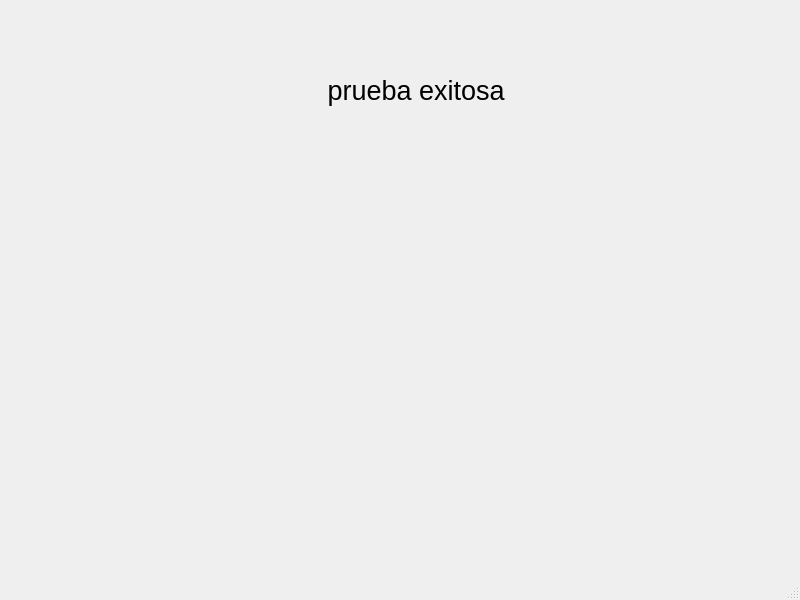
<?xml version="1.0" encoding="UTF-8"?>
<ui version="4.0">
 <class>MainWindow</class>
 <widget class="QMainWindow" name="MainWindow">
  <property name="geometry">
   <rect>
    <x>0</x>
    <y>0</y>
    <width>800</width>
    <height>600</height>
   </rect>
  </property>
  <property name="windowTitle">
   <string>MainWindow</string>
  </property>
  <widget class="QWidget" name="centralwidget">
   <widget class="QLabel" name="label">
    <property name="geometry">
     <rect>
      <x>320</x>
      <y>60</y>
      <width>251</width>
      <height>61</height>
     </rect>
    </property>
    <property name="font">
     <font>
      <pointsize>20</pointsize>
     </font>
    </property>
    <property name="text">
     <string> prueba exitosa</string>
    </property>
   </widget>
  </widget>
  <widget class="QMenuBar" name="menubar">
   <property name="geometry">
    <rect>
     <x>0</x>
     <y>0</y>
     <width>800</width>
     <height>22</height>
    </rect>
   </property>
  </widget>
  <widget class="QStatusBar" name="statusbar"/>
 </widget>
 <resources/>
 <connections/>
</ui>
